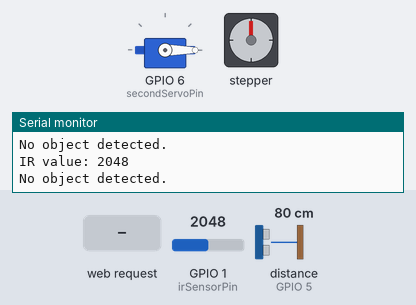
A sketch run on a simulated ESP32-S3. On the bench: servo, stepper motor, the last lines printed to the serial monitor. The inputs (shaded band) are chosen by the test bench; at power-on: GPIO 1 (irSensorPin) = 2048, distance to the obstacle (sensor on GPIO 5) 80 cm. The echo pulse lasts 58.3 µs per cm; WiFi joins after 1.5 s; servers stay silent unless stated; stepper angles assume 2048 steps per turn.

Above: at 2.7 s.
2.8 s: GPIO 1 (irSensorPin) set to 775
4.3 s: GPIO 1 (irSensorPin) set to 713
At 4.97 s:
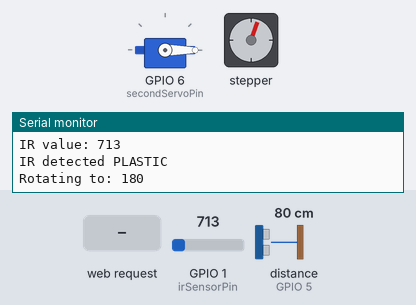
At 7.2 s:
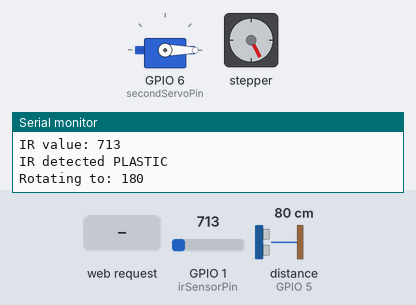
7.3 s: HTTP request GET /manualSort?mode=1&type=1 received
At 12.4 s:
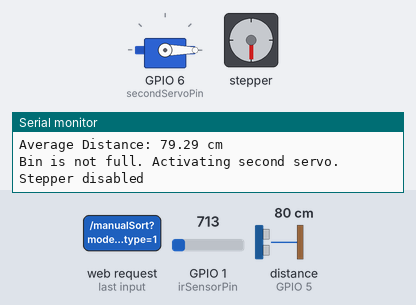
13.0 s: distance to the obstacle (sensor on GPIO 5) set to 64 cm
16.0 s: distance to the obstacle (sensor on GPIO 5) set to 59 cm
Timing chart, 0 to 18.5 s (numbered marks = the images above; inputs shaded):
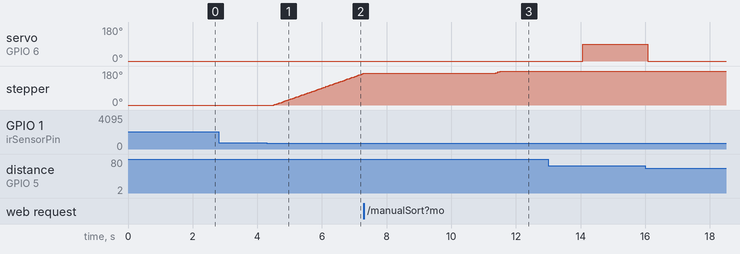

Measured:
- the behaviour switches between 741 and 740 on GPIO 1 (irSensorPin) (found by bisection; images 0 and 1)
- after the input at 4.3 s, stepper: keeps turning clockwise at about 60°/s, starting after 0.20 s
- after the input at 7.3 s, servo on GPIO 6 (secondServoPin): stays 0° (without the input it goes to 90° after 2.8 s)

The sketch:

ESP_WebApp.ino
```cpp
#include <WiFi.h>
#include <ESPAsyncWebServer.h>
#include <AsyncTCP.h>
#include <ArduinoJson.h>
#include <Stepper.h>
#include <Servo.h>

// Replace with your network credentials
const char* ssid = "Rizza's A25";
const char* password = "12345678";

// Stepper motor configuration
const int stepsPerRevolution = 2048;
Stepper stepper(stepsPerRevolution, 8, 10, 9, 11);

// Servo motor configuration
Servo secondServo;
const int secondServoPin = 6;

// Sensor pins
const int irSensorPin = A0; // IR sensor connected to analog pin A0
const int trigPin = 4;      // HC-SR04 trigger pin
const int echoPin = 5;      // HC-SR04 echo pin

// Global variables
int currentAngle = 0;
String mode = "Auto"; // Default mode
unsigned long lastIRCheck = 0;
const unsigned long irCheckInterval = 500; // check every 500ms

AsyncWebServer server(80);

// Function to disable the stepper motor
void disableStepper() {
  digitalWrite(8, LOW);
  digitalWrite(10, LOW);
  digitalWrite(9, LOW);
  digitalWrite(11, LOW);
  delay(500);
  Serial.println("Stepper disabled");
}

// Function to rotate the stepper motor to a specific angle
void rotateTo(int targetAngle) {
  Serial.print("Rotating to: ");
  Serial.println(targetAngle);

  int stepTarget = map(targetAngle, 0, 360, 0, stepsPerRevolution);
  int stepCurrent = map(currentAngle, 0, 360, 0, stepsPerRevolution);
  int stepsToMove = stepTarget - stepCurrent;

  stepper.step(stepsToMove);
  currentAngle = targetAngle;

  disableStepper(); // Turn off coils
}

// Function to measure distance using the ultrasonic sensor
float measureDistance() {
  digitalWrite(trigPin, LOW);
  delayMicroseconds(2);
  digitalWrite(trigPin, HIGH);
  delayMicroseconds(10);
  digitalWrite(trigPin, LOW);

  long duration = pulseIn(echoPin, HIGH);
  float distance = duration * 0.034 / 2;

  return distance;
}

// Function to measure average distance over a period
float measureAverageDistance() {
  const unsigned long measurementDuration = 1000; // 1 second
  unsigned long startTime = millis();
  float sum = 0;
  int count = 0;

  while (millis() - startTime < measurementDuration) {
    float distance = measureDistance();
    sum += distance;
    count++;
    delay(50); // Short delay between measurements
  }

  float average = (count > 0) ? (sum / count) : 0;
  Serial.print("Average Distance: ");
  Serial.print(average);
  Serial.println(" cm");
  return average;
}

// Function to process sorting based on type
void processSorting(String type) {
  if (type == "plastic") {
    rotateTo(180);
  } else if (type == "nonplastic") {
    rotateTo(0);
  }

  delay(1000); // Wait 1 second after rotating

  float averageDistance = measureAverageDistance();
  if (averageDistance >= 0 && averageDistance <= 5) {
    Serial.println("Bin is full. No action taken.");
    return;
  }

  // Bin is not full, activate second servo
  Serial.println("Bin is not full. Activating second servo.");
  secondServo.write(90);

  // Wait until object is no longer detected
  while (analogRead(irSensorPin) >= 1 && analogRead(irSensorPin) <= 25) {
    delay(200);
  }

  delay(2000); // Wait 2 seconds after object removed
  secondServo.write(0);
}

// Function to handle IR sensor readings in Auto mode
void handleIRSensor() {
  int irValue = analogRead(irSensorPin);
  Serial.print("IR value: ");
  Serial.println(irValue);

  if (irValue >= 300 && irValue <= 740) {
    Serial.println("IR detected PLASTIC");
    processSorting("plastic");
  }
  else if (irValue >= 0 && irValue < 299) {
    Serial.println("IR detected NON-PLASTIC");
    processSorting("nonplastic");
  }
  else {
    Serial.println("No object detected.");
  }
}

// Function to get sensor data in JSON format
String getSensorData() {
  int irValue = analogRead(irSensorPin);
  float distance = measureDistance();

  DynamicJsonDocument json(1024);
  json["irValue"] = irValue;
  json["distance"] = distance;
  json["mode"] = mode;

  String response;
  serializeJson(json, response);
  return response;
}

void setup() {
  Serial.begin(115200);

  // Initialize stepper motor
  stepper.setSpeed(10);
  pinMode(8, OUTPUT);
  pinMode(10, OUTPUT);
  pinMode(9, OUTPUT);
  pinMode(11, OUTPUT);

  // Initialize servo motor
  secondServo.attach(secondServoPin);
  secondServo.write(0); // Start at 0 degrees

  // Initialize sensors
  pinMode(irSensorPin, INPUT);
  pinMode(trigPin, OUTPUT);
  pinMode(echoPin, INPUT);

  // Connect to Wi-Fi
  WiFi.begin(ssid, password);
  Serial.print("Connecting to WiFi");
  while (WiFi.status() != WL_CONNECTED) {
    delay(500);
    Serial.print(".");
  }
  Serial.println();
  Serial.print("Connected! IP address: ");
  Serial.println(WiFi.localIP());

  // Serve the main page
  server.on("/", HTTP_GET, [](AsyncWebServerRequest *request){
    request->send_P(200, "text/html", R"rawliteral(
      <!DOCTYPE html>
      <html>
      <head>
        <title>ESP32 Sorting System</title>
        <script>
          function fetchData() {
            fetch('/getSensorData')
              .then(response => response.json())
              .then(data => {
                document.getElementById('irValue').innerText = data.irValue;
                document.getElementById('distance').innerText = data.distance.toFixed(2);
                document.getElementById('mode').innerText = data.mode;
              });
          }

          function setMode(newMode) {
            fetch('/setMode?mode=' + newMode);
          }

          function manualSort(type) {
            fetch('/manualSort?type=' + type);
          }

          setInterval(fetchData, 1000);
        </script>
      </head>
      <body>
        <h1>ESP32 Sorting System</h1>
        <p>IR Sensor Value: <span id="irValue">0</span></p>
        <p>Ultrasonic Distance: <span id="distance">0.00</span> cm</p>
        <p>Current Mode: <span id="mode">Auto</span></p>

        <h2>Mode Selection</h2>
        <button onclick="setMode('Auto')">Auto Mode</button>
        <button onclick="setMode('Manual')">Manual Mode</button>

        <h2>Manual Sorting</h2>
        <button onclick="manualSort('plastic')">Plastic</button>
        <button onclick="manualSort('nonplastic')">Non-Plastic</button>
      </body>
      </html>
    )rawliteral");
  });

  // Endpoint to get sensor data
  server.on("/getSensorData", HTTP_GET, [](AsyncWebServerRequest *request){
    String data = getSensorData();
    request->send(200, "application/json", data);
  });

  // Endpoint to set mode
  server.on("/setMode", HTTP_GET, [](AsyncWebServerRequest *request){
    if (request->hasParam("mode")) {
      mode = request->getParam("mode")->value();
      Serial.print("Mode set to: ");
      Serial.println(mode);
    }
    request->send(200, "text/plain", "Mode updated");
  });

  // Endpoint for manual sorting
  server.on("/manualSort", HTTP_GET, [](AsyncWebServerRequest *request){
    if (request->hasParam("type")) {
      String type = request->getParam("type")->value();
      Serial.print("Manual sort: ");
      Serial.println(type);
      processSorting(type);
    }
    request->send(200, "text/plain", "Manual sort executed");
  });

  server.begin();
  Serial.println("Web server started");
}

void loop() {
  // Periodically check IR sensor in Auto mode
  if (mode == "Auto" && millis() - lastIRCheck >= irCheckInterval) {
    lastIRCheck = millis();
    handleIRSensor();
  }
}
```
